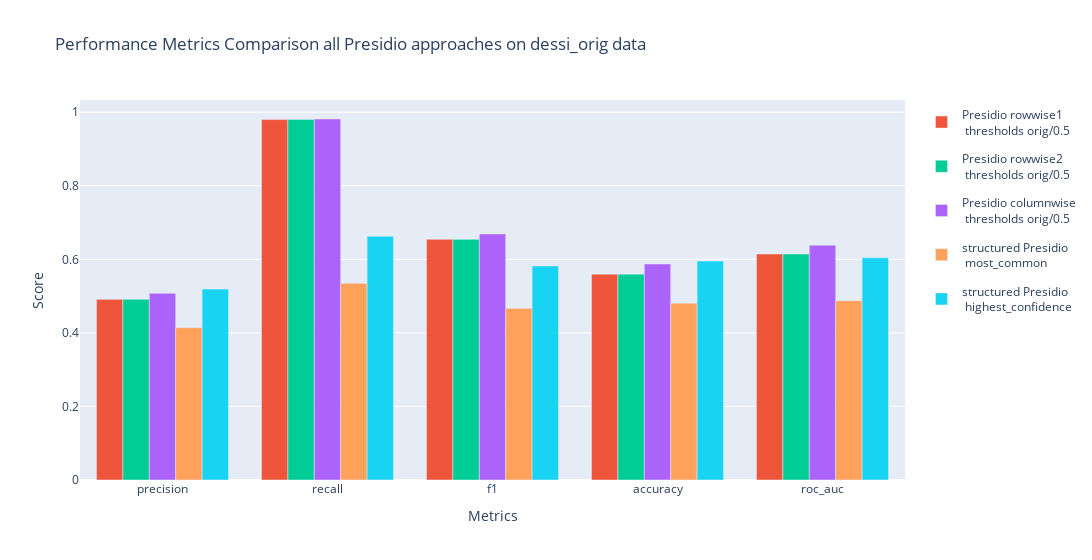

This figure's notebook cell:
### Code cell
visualize_results([df_rowwise1_dessi, df_rowwise2_dessi, df_columnwise_dessi], dessi_original_test_data, dessi_original_test_labels, "dessi_orig", "orig", "0.5")

### Figure 1 — Plotly figure (JSON) as saved in the notebook; plotly's stock layout.template omitted (floating-point values rounded to 4 significant figures)
{"data": [{"legendgroup": "rowwise1", "marker": {"color": "#EF553B"}, "name": "Presidio rowwise1<br> thresholds orig/0.5", "showlegend": true, "type": "bar", "x": ["precision", "recall", "f1", "accuracy", "roc_auc"], "y": [0.4912, 0.9801, 0.6544, 0.5598, 0.6145]}, {"legendgroup": "rowwise2", "marker": {"color": "#00CC96"}, "name": "Presidio rowwise2<br> thresholds orig/0.5", "showlegend": true, "type": "bar", "x": ["precision", "recall", "f1", "accuracy", "roc_auc"], "y": [0.4912, 0.9801, 0.6544, 0.5598, 0.6145]}, {"legendgroup": "columnwise", "marker": {"color": "#AB63FA"}, "name": "Presidio columnwise<br> thresholds orig/0.5", "showlegend": true, "type": "bar", "x": ["precision", "recall", "f1", "accuracy", "roc_auc"], "y": [0.5077, 0.9816, 0.6692, 0.5874, 0.6387]}, {"legendgroup": "most_common", "marker": {"color": "#FFA15A"}, "name": "structured Presidio<br> most_common", "showlegend": true, "type": "bar", "x": ["precision", "recall", "f1", "accuracy", "roc_auc"], "y": [0.4142, 0.5347, 0.4668, 0.4805, 0.4876]}, {"legendgroup": "highest_confidence", "marker": {"color": "#19D3F3"}, "name": "structured Presidio<br> highest_confidence", "showlegend": true, "type": "bar", "x": ["precision", "recall", "f1", "accuracy", "roc_auc"], "y": [0.5191, 0.6625, 0.5821, 0.5955, 0.6042]}], "layout": {"barmode": "group", "title": {"text": "Performance Metrics Comparison all Presidio approaches on dessi_orig data"}, "width": 1200, "xaxis": {"title": {"text": "Metrics"}}, "yaxis": {"title": {"text": "Score"}}}}
